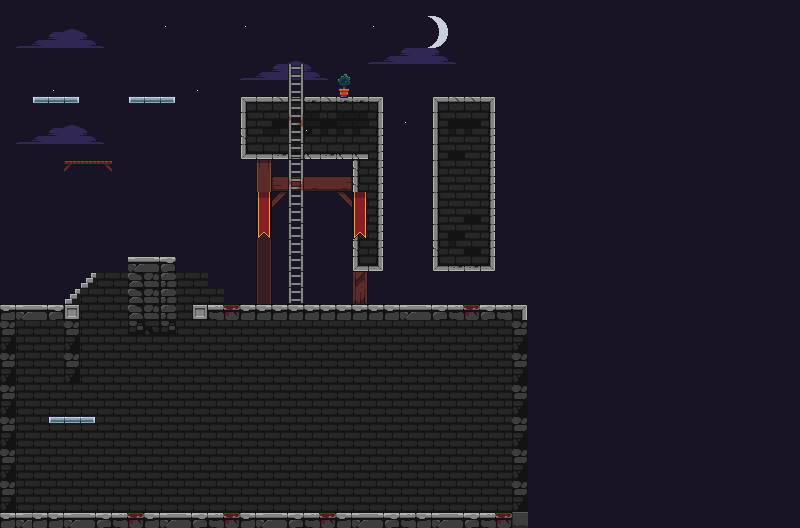

Tiled map render using the project's own tile images. Description and the map definition, with tile-layer contents summarised, below:
An orthogonal 50x33 tile map with 16x16 px tiles, 6 tile layers (BG, BG2, Solid2, Slide, ...), 2 tilesets and 12 objects (2x BoxCollider, Camera).

<map version="1.10" tiledversion="1.10.1" orientation="orthogonal" renderorder="right-down" width="50" height="33" tilewidth="16" tileheight="16" infinite="0" nextlayerid="9" nextobjectid="14">
 <tileset firstgid="1" name="CityTileAll" tilewidth="16" tileheight="16" tilecount="2048" columns="32">
  <image source="mp_cs_tilemap_all.png" width="512" height="1024" />
  <tile id="43">
   <objectgroup draworder="index" id="2">
    <object id="1" x="0.111621" y="0.0558104">
     <polygon points="0,0 15.906,0 15.8502,7.81346 -0.111621,7.92508" />
    </object>
   </objectgroup>
  </tile>
  <tile id="44">
   <objectgroup draworder="index" id="2">
    <object id="1" x="0.0558104" y="0.0558104">
     <polygon points="0,0 15.906,-0.0558104 15.906,7.86927 0,7.81346" />
    </object>
   </objectgroup>
  </tile>
  <tile id="45">
   <objectgroup draworder="index" id="2">
    <object id="3" x="0.0558104" y="0.0558104">
     <polygon points="0,0 15.906,-0.0558104 15.8502,7.81346 -0.111621,7.92508" />
    </object>
   </objectgroup>
  </tile>
 </tileset>
 <tileset firstgid="2049" name="TilesetAll" tilewidth="16" tileheight="16" tilecount="2250" columns="25">
  <image source="tileset_all.png" width="400" height="1440" />
  <tile id="558">
   <objectgroup draworder="index" id="2">
    <object id="8" x="15.9618" y="0.111621">
     <polygon points="0,0 -15.9618,15.906 0.0558104,15.8502" />
    </object>
   </objectgroup>
  </tile>
  <tile id="582">
   <objectgroup draworder="index" id="2">
    <object id="2" x="16.0734" y="0.0558104">
     <polygon points="-0.111621,0 -15.9618,15.8502 -0.111621,15.9618" />
    </object>
   </objectgroup>
  </tile>
  <tile id="606">
   <objectgroup draworder="index" id="2">
    <object id="2" x="15.9618" y="0.0558104">
     <polygon points="0,0 -16.0176,15.9618 0.0558104,15.9618" />
    </object>
   </objectgroup>
  </tile>
  <tile id="1564">
   <objectgroup draworder="index" id="2">
    <object id="3" x="0" y="0.223242">
     <polygon points="0,0 15.906,-0.111621 16.0176,4.7997 0.111621,4.7997" />
    </object>
   </objectgroup>
  </tile>
  <tile id="1565">
   <objectgroup draworder="index" id="2">
    <object id="1" x="0" y="0.111621">
     <polygon points="0,0 15.8502,-0.0558104 15.906,4.68808 0.111621,4.91132" />
    </object>
   </objectgroup>
  </tile>
  <tile id="1566">
   <objectgroup draworder="index" id="2">
    <object id="1" x="0.0558104" y="0.111621">
     <polygon points="0,0 15.8502,-0.111621 15.8502,4.91132 0.0558104,4.91132" />
    </object>
   </objectgroup>
  </tile>
 </tileset>
 <layer id="1" name="BG" width="50" height="33">
  <data>[1650 cells, 1650 non-empty, 1 distinct tile ids]</data>
 </layer>
 <layer id="2" name="BG2" width="50" height="33">
  <data>[1650 cells, 561 non-empty, 61 distinct tile ids]</data>
 </layer>
 <layer id="7" name="Solid2" width="50" height="33">
  <properties>
   <property name="solid" type="bool" value="true" />
  </properties>
  <data>[1650 cells, 69 non-empty, 14 distinct tile ids]</data>
 </layer>
 <objectgroup id="5" name="OBJ">
  <properties>
   <property name="excalibur" type="bool" value="true" />
  </properties>
  <object id="1" name="Camera" type="Camera" x="236.268" y="268.729">
   <properties>
    <property name="Zoom" type="float" value="2" />
   </properties>
   <point />
  </object>
  <object id="12" name="Ladder" type="BoxCollider" x="288.156" y="63.1955" width="15.1033" height="240.461">
   <properties>
    <property name="CollisionType" value="Passive" />
   </properties>
  </object>
  <object id="13" type="BoxCollider" x="16" y="320" width="495" height="191">
   <properties>
    <property name="CollisionType" value="Fixed" />
   </properties>
  </object>
 </objectgroup>
 <layer id="3" name="Slide" width="50" height="33">
  <properties>
   <property name="solid" type="bool" value="true" />
  </properties>
  <data>[1650 cells, 122 non-empty, 26 distinct tile ids]</data>
 </layer>
 <layer id="8" name="Vault" width="50" height="33">
  <properties>
   <property name="solid" type="bool" value="true" />
  </properties>
  <data>[1650 cells, 20 non-empty, 11 distinct tile ids]</data>
 </layer>
 <layer id="4" name="Tile Layer 4" width="50" height="33">
  <data>[1650 cells, 26 non-empty, 10 distinct tile ids]</data>
 </layer>
</map>